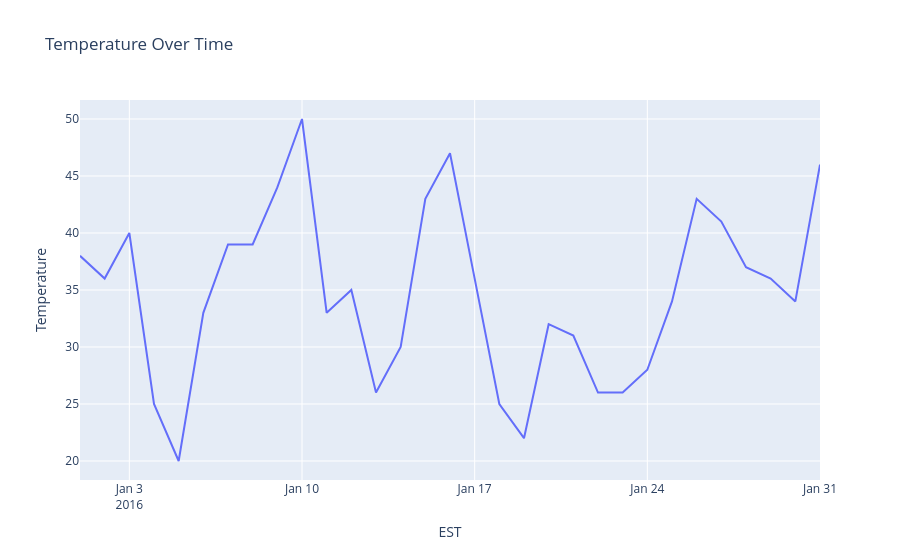
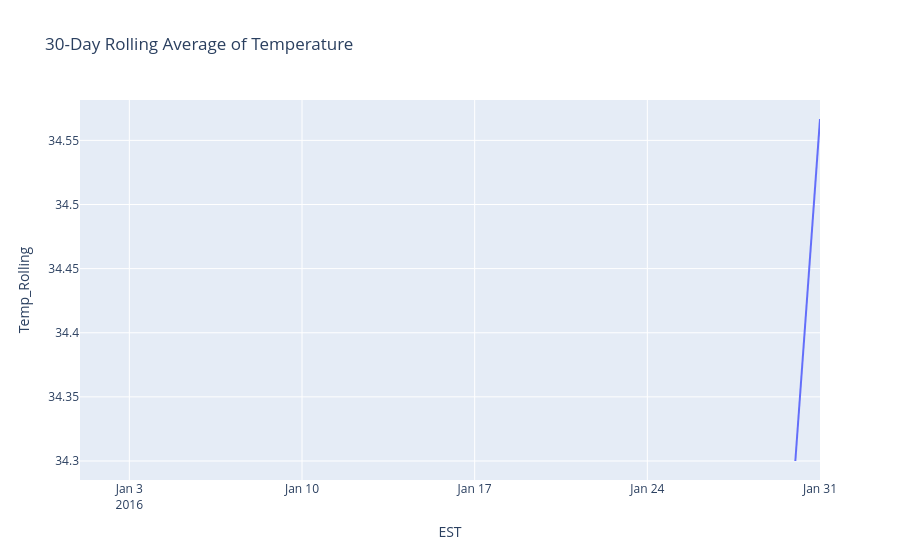
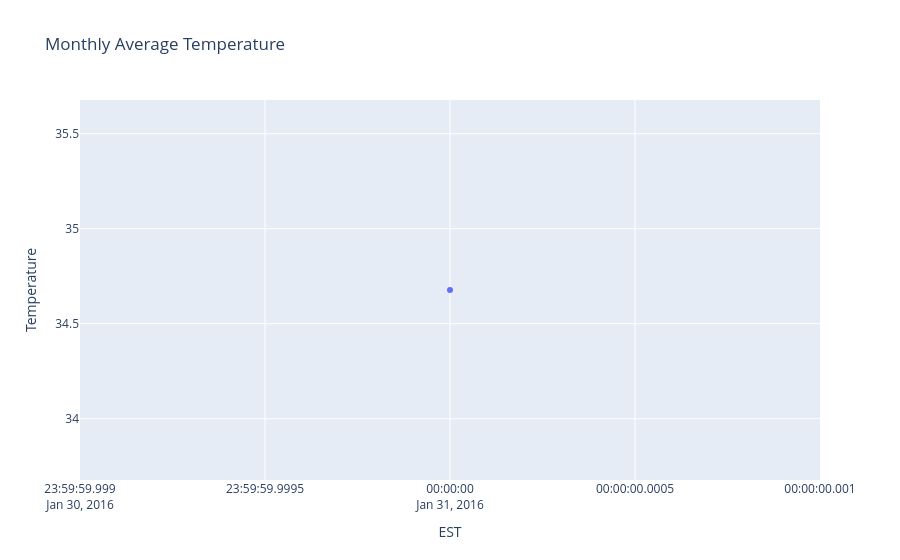

Notebook source saved alongside these figures, in order:
### Code cell
# Univariate Analysis
# 1. Trend of Temperature over time
# Load Libraries
import pandas as pd
import plotly.express as px
import plotly.graph_objects as go

# Ensure datetime is properly parsed
nyc_Dataset_df['EST'] = pd.to_datetime(nyc_Dataset_df['EST'], errors='coerce')

# Time Series Analysis
# Sort by datetime
nyc_Dataset_df = nyc_Dataset_df.sort_values("EST")

# Temperature trend
fig = px.line(nyc_Dataset_df, x="EST", y="Temperature", title="Temperature Over Time")
fig.show()

# Rolling Average (30 days)
nyc_Dataset_df['Temp_Rolling'] = nyc_Dataset_df['Temperature'].rolling(30).mean()
fig = px.line(nyc_Dataset_df, x="EST", y="Temp_Rolling", title="30-Day Rolling Average of Temperature")
fig.show()

# Monthly Average Temperature
monthly_avg = nyc_Dataset_df.resample("M", on="EST")["Temperature"].mean().reset_index()
fig = px.line(monthly_avg, x="EST", y="Temperature", markers=True, title="Monthly Average Temperature")
fig.show()

### Figure 1 — Plotly figure (JSON) as saved in the notebook; plotly's stock layout.template omitted (floating-point values rounded to 4 significant figures)
{"data": [{"hovertemplate": "EST=%{x}<br>Temperature=%{y}<extra></extra>", "legendgroup": "", "line": {"color": "#636efa", "dash": "solid"}, "marker": {"symbol": "circle"}, "mode": "lines", "name": "", "orientation": "v", "showlegend": false, "type": "scatter", "x": ["2016-01-01T00:00:00.000000000", "2016-01-02T00:00:00.000000000", "2016-01-03T00:00:00.000000000", "2016-01-04T00:00:00.000000000", "2016-01-05T00:00:00.000000000", "2016-01-06T00:00:00.000000000", "2016-01-07T00:00:00.000000000", "2016-01-08T00:00:00.000000000", "2016-01-09T00:00:00.000000000", "2016-01-10T00:00:00.000000000", "2016-01-11T00:00:00.000000000", "2016-01-12T00:00:00.000000000", "2016-01-13T00:00:00.000000000", "2016-01-14T00:00:00.000000000", "2016-01-15T00:00:00.000000000", "2016-01-16T00:00:00.000000000", "2016-01-17T00:00:00.000000000", "2016-01-18T00:00:00.000000000", "2016-01-19T00:00:00.000000000", "2016-01-20T00:00:00.000000000", "2016-01-21T00:00:00.000000000", "2016-01-22T00:00:00.000000000", "2016-01-23T00:00:00.000000000", "2016-01-24T00:00:00.000000000", "2016-01-25T00:00:00.000000000", "2016-01-26T00:00:00.000000000", "2016-01-27T00:00:00.000000000", "2016-01-28T00:00:00.000000000", "2016-01-29T00:00:00.000000000", "2016-01-30T00:00:00.000000000", "2016-01-31T00:00:00.000000000"], "xaxis": "x", "y": [38, 36, 40, 25, 20, 33, 39, 39, 44, 50, 33, 35, 26, 30, 43, 47, 36, 25, 22, 32, 31, 26, 26, 28, 34, 43, 41, 37, 36, 34, 46], "yaxis": "y"}], "layout": {"legend": {"tracegroupgap": 0}, "title": {"text": "Temperature Over Time"}, "xaxis": {"anchor": "y", "domain": [0, 1], "title": {"text": "EST"}}, "yaxis": {"anchor": "x", "domain": [0, 1], "title": {"text": "Temperature"}}}}

### Figure 2 — Plotly figure (JSON) as saved in the notebook; plotly's stock layout.template omitted (floating-point values rounded to 4 significant figures)
{"data": [{"hovertemplate": "EST=%{x}<br>Temp_Rolling=%{y}<extra></extra>", "legendgroup": "", "line": {"color": "#636efa", "dash": "solid"}, "marker": {"symbol": "circle"}, "mode": "lines", "name": "", "orientation": "v", "showlegend": false, "type": "scatter", "x": ["2016-01-01T00:00:00.000000000", "2016-01-02T00:00:00.000000000", "2016-01-03T00:00:00.000000000", "2016-01-04T00:00:00.000000000", "2016-01-05T00:00:00.000000000", "2016-01-06T00:00:00.000000000", "2016-01-07T00:00:00.000000000", "2016-01-08T00:00:00.000000000", "2016-01-09T00:00:00.000000000", "2016-01-10T00:00:00.000000000", "2016-01-11T00:00:00.000000000", "2016-01-12T00:00:00.000000000", "2016-01-13T00:00:00.000000000", "2016-01-14T00:00:00.000000000", "2016-01-15T00:00:00.000000000", "2016-01-16T00:00:00.000000000", "2016-01-17T00:00:00.000000000", "2016-01-18T00:00:00.000000000", "2016-01-19T00:00:00.000000000", "2016-01-20T00:00:00.000000000", "2016-01-21T00:00:00.000000000", "2016-01-22T00:00:00.000000000", "2016-01-23T00:00:00.000000000", "2016-01-24T00:00:00.000000000", "2016-01-25T00:00:00.000000000", "2016-01-26T00:00:00.000000000", "2016-01-27T00:00:00.000000000", "2016-01-28T00:00:00.000000000", "2016-01-29T00:00:00.000000000", "2016-01-30T00:00:00.000000000", "2016-01-31T00:00:00.000000000"], "xaxis": "x", "y": [NaN, NaN, NaN, NaN, NaN, NaN, NaN, NaN, NaN, NaN, NaN, NaN, NaN, NaN, NaN, NaN, NaN, NaN, NaN, NaN, NaN, NaN, NaN, NaN, NaN, NaN, NaN, NaN, NaN, 34.3, 34.57], "yaxis": "y"}], "layout": {"legend": {"tracegroupgap": 0}, "title": {"text": "30-Day Rolling Average of Temperature"}, "xaxis": {"anchor": "y", "domain": [0, 1], "title": {"text": "EST"}}, "yaxis": {"anchor": "x", "domain": [0, 1], "title": {"text": "Temp_Rolling"}}}}

### Figure 3 — Plotly figure (JSON) as saved in the notebook; plotly's stock layout.template omitted (floating-point values rounded to 4 significant figures)
{"data": [{"hovertemplate": "EST=%{x}<br>Temperature=%{y}<extra></extra>", "legendgroup": "", "line": {"color": "#636efa", "dash": "solid"}, "marker": {"symbol": "circle"}, "mode": "lines+markers", "name": "", "orientation": "v", "showlegend": false, "type": "scatter", "x": ["2016-01-31T00:00:00.000000000"], "xaxis": "x", "y": [34.68], "yaxis": "y"}], "layout": {"legend": {"tracegroupgap": 0}, "title": {"text": "Monthly Average Temperature"}, "xaxis": {"anchor": "y", "domain": [0, 1], "title": {"text": "EST"}}, "yaxis": {"anchor": "x", "domain": [0, 1], "title": {"text": "Temperature"}}}}
